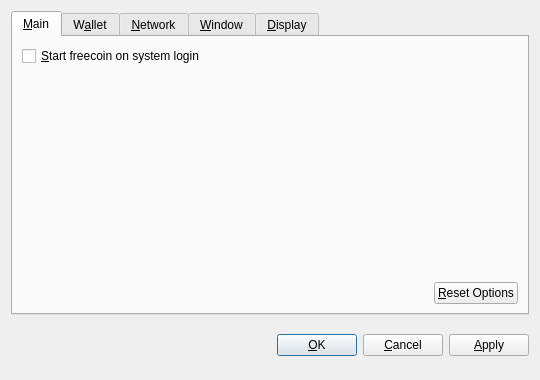
<?xml version="1.0" encoding="UTF-8"?>
<ui version="4.0">
 <class>OptionsDialog</class>
 <widget class="QDialog" name="OptionsDialog">
  <property name="geometry">
   <rect>
    <x>0</x>
    <y>0</y>
    <width>540</width>
    <height>380</height>
   </rect>
  </property>
  <property name="windowTitle">
   <string>Options</string>
  </property>
  <property name="modal">
   <bool>true</bool>
  </property>
  <layout class="QVBoxLayout" name="verticalLayout">
   <item>
    <widget class="QTabWidget" name="tabWidget">
     <property name="tabPosition">
      <enum>QTabWidget::North</enum>
     </property>
     <property name="currentIndex">
      <number>0</number>
     </property>
     <widget class="QWidget" name="tabMain">
      <attribute name="title">
       <string>&amp;Main</string>
      </attribute>
      <layout class="QVBoxLayout" name="verticalLayout_Main">
       <item>
        <widget class="QCheckBox" name="bitcoinAtStartup">
         <property name="toolTip">
          <string>Automatically start freecoin after logging in to the system.</string>
         </property>
         <property name="text">
          <string>&amp;Start freecoin on system login</string>
         </property>
        </widget>
       </item>
       <item>
        <spacer name="verticalSpacer_Main">
         <property name="orientation">
          <enum>Qt::Vertical</enum>
         </property>
         <property name="sizeHint" stdset="0">
          <size>
           <width>20</width>
           <height>40</height>
          </size>
         </property>
        </spacer>
       </item>
       <item>
        <layout class="QHBoxLayout" name="horizontalLayout_2_Main">
         <item>
          <spacer name="horizontalSpacer_2_Main">
           <property name="orientation">
            <enum>Qt::Horizontal</enum>
           </property>
           <property name="sizeHint" stdset="0">
            <size>
             <width>40</width>
             <height>20</height>
            </size>
           </property>
          </spacer>
         </item>
         <item>
          <widget class="QPushButton" name="resetButton">
           <property name="toolTip">
            <string>Reset all client options to default.</string>
           </property>
           <property name="text">
            <string>&amp;Reset Options</string>
           </property>
           <property name="autoDefault">
            <bool>false</bool>
           </property>
          </widget>
         </item>
        </layout>
       </item>
      </layout>
     </widget>
     <widget class="QWidget" name="tabWallet">
      <attribute name="title">
       <string>W&amp;allet</string>
      </attribute>
      <layout class="QVBoxLayout" name="verticalLayout_Network">
       <item>
        <widget class="QLabel" name="transactionFeeInfoLabel">
         <property name="text">
          <string>Optional transaction fee per kB that helps make sure your transactions are processed quickly. Most transactions are 1 kB.</string>
         </property>
         <property name="textFormat">
          <enum>Qt::PlainText</enum>
         </property>
         <property name="wordWrap">
          <bool>true</bool>
         </property>
        </widget>
       </item>
       <item>
        <layout class="QHBoxLayout" name="horizontalLayout_1_Main">
         <item>
          <widget class="QLabel" name="transactionFeeLabel">
           <property name="text">
            <string>Pay transaction &amp;fee</string>
           </property>
           <property name="textFormat">
            <enum>Qt::PlainText</enum>
           </property>
           <property name="buddy">
            <cstring>transactionFee</cstring>
           </property>
          </widget>
         </item>
         <item>
          <widget class="BitcoinAmountField" name="transactionFee"/>
         </item>
         <item>
          <spacer name="horizontalSpacer_1_Main">
           <property name="orientation">
            <enum>Qt::Horizontal</enum>
           </property>
           <property name="sizeHint" stdset="0">
            <size>
             <width>40</width>
             <height>20</height>
            </size>
           </property>
          </spacer>
         </item>
        </layout>
       </item>
       <item>
        <widget class="QLabel" name="label">
         <property name="text">
          <string>If you disable the spending of unconfirmed change, the change from a transaction cannot be used until that transaction has at least one confirmation. This also affects how your balance is computed.</string>
         </property>
         <property name="wordWrap">
          <bool>true</bool>
         </property>
        </widget>
       </item>
       <item>
        <widget class="QCheckBox" name="spendZeroConfChange">
         <property name="text">
          <string>Spend unconfirmed change  (experts only)</string>
         </property>
        </widget>
       </item>
       <item>
        <spacer name="verticalSpacer">
         <property name="orientation">
          <enum>Qt::Vertical</enum>
         </property>
         <property name="sizeHint" stdset="0">
          <size>
           <width>20</width>
           <height>40</height>
          </size>
         </property>
        </spacer>
       </item>
      </layout>
     </widget>
     <widget class="QWidget" name="tabNetwork">
      <attribute name="title">
       <string>&amp;Network</string>
      </attribute>
      <layout class="QVBoxLayout" name="verticalLayout_Network">
       <item>
        <widget class="QCheckBox" name="mapPortUpnp">
         <property name="toolTip">
          <string>Automatically open the freecoin client port on the router. This only works when your router supports UPnP and it is enabled.</string>
         </property>
         <property name="text">
          <string>Map port using &amp;UPnP</string>
         </property>
        </widget>
       </item>
       <item>
        <widget class="QCheckBox" name="connectSocks">
         <property name="toolTip">
          <string>Connect to the freecoin network through a SOCKS proxy (e.g. when connecting through Tor).</string>
         </property>
         <property name="text">
          <string>&amp;Connect through SOCKS proxy:</string>
         </property>
        </widget>
       </item>
       <item>
        <layout class="QHBoxLayout" name="horizontalLayout_Network">
         <item>
          <widget class="QLabel" name="proxyIpLabel">
           <property name="text">
            <string>Proxy &amp;IP:</string>
           </property>
           <property name="textFormat">
            <enum>Qt::PlainText</enum>
           </property>
           <property name="buddy">
            <cstring>proxyIp</cstring>
           </property>
          </widget>
         </item>
         <item>
          <widget class="QValidatedLineEdit" name="proxyIp">
           <property name="maximumSize">
            <size>
             <width>140</width>
             <height>16777215</height>
            </size>
           </property>
           <property name="toolTip">
            <string>IP address of the proxy (e.g. 127.0.0.1)</string>
           </property>
          </widget>
         </item>
         <item>
          <widget class="QLabel" name="proxyPortLabel">
           <property name="text">
            <string>&amp;Port:</string>
           </property>
           <property name="textFormat">
            <enum>Qt::PlainText</enum>
           </property>
           <property name="buddy">
            <cstring>proxyPort</cstring>
           </property>
          </widget>
         </item>
         <item>
          <widget class="QLineEdit" name="proxyPort">
           <property name="maximumSize">
            <size>
             <width>55</width>
             <height>16777215</height>
            </size>
           </property>
           <property name="toolTip">
            <string>Port of the proxy (e.g. 9050)</string>
           </property>
          </widget>
         </item>
         <item>
          <widget class="QLabel" name="socksVersionLabel">
           <property name="text">
            <string>SOCKS &amp;Version:</string>
           </property>
           <property name="textFormat">
            <enum>Qt::PlainText</enum>
           </property>
           <property name="buddy">
            <cstring>socksVersion</cstring>
           </property>
          </widget>
         </item>
         <item>
          <widget class="QValueComboBox" name="socksVersion">
           <property name="toolTip">
            <string>SOCKS version of the proxy (e.g. 5)</string>
           </property>
          </widget>
         </item>
         <item>
          <spacer name="horizontalSpacer_Network">
           <property name="orientation">
            <enum>Qt::Horizontal</enum>
           </property>
           <property name="sizeHint" stdset="0">
            <size>
             <width>40</width>
             <height>20</height>
            </size>
           </property>
          </spacer>
         </item>
        </layout>
       </item>
       <item>
        <spacer name="verticalSpacer_Network">
         <property name="orientation">
          <enum>Qt::Vertical</enum>
         </property>
         <property name="sizeHint" stdset="0">
          <size>
           <width>20</width>
           <height>40</height>
          </size>
         </property>
        </spacer>
       </item>
      </layout>
     </widget>
     <widget class="QWidget" name="tabWindow">
      <attribute name="title">
       <string>&amp;Window</string>
      </attribute>
      <layout class="QVBoxLayout" name="verticalLayout_Window">
       <item>
        <widget class="QCheckBox" name="minimizeToTray">
         <property name="toolTip">
          <string>Show only a tray icon after minimizing the window.</string>
         </property>
         <property name="text">
          <string>&amp;Minimize to the tray instead of the taskbar</string>
         </property>
        </widget>
       </item>
       <item>
        <widget class="QCheckBox" name="minimizeOnClose">
         <property name="toolTip">
          <string>Minimize instead of exit the application when the window is closed. When this option is enabled, the application will be closed only after selecting Quit in the menu.</string>
         </property>
         <property name="text">
          <string>M&amp;inimize on close</string>
         </property>
        </widget>
       </item>
       <item>
        <spacer name="verticalSpacer_Window">
         <property name="orientation">
          <enum>Qt::Vertical</enum>
         </property>
         <property name="sizeHint" stdset="0">
          <size>
           <width>20</width>
           <height>40</height>
          </size>
         </property>
        </spacer>
       </item>
      </layout>
     </widget>
     <widget class="QWidget" name="tabDisplay">
      <attribute name="title">
       <string>&amp;Display</string>
      </attribute>
      <layout class="QVBoxLayout" name="verticalLayout_Display">
       <item>
        <layout class="QHBoxLayout" name="horizontalLayout_1_Display">
         <item>
          <widget class="QLabel" name="langLabel">
           <property name="text">
            <string>User Interface &amp;language:</string>
           </property>
           <property name="textFormat">
            <enum>Qt::PlainText</enum>
           </property>
           <property name="buddy">
            <cstring>lang</cstring>
           </property>
          </widget>
         </item>
         <item>
          <widget class="QValueComboBox" name="lang">
           <property name="toolTip">
            <string>The user interface language can be set here. This setting will take effect after restarting freecoin.</string>
           </property>
          </widget>
         </item>
        </layout>
       </item>
       <item>
        <layout class="QHBoxLayout" name="horizontalLayout_2_Display">
         <item>
          <widget class="QLabel" name="unitLabel">
           <property name="text">
            <string>&amp;Unit to show amounts in:</string>
           </property>
           <property name="textFormat">
            <enum>Qt::PlainText</enum>
           </property>
           <property name="buddy">
            <cstring>unit</cstring>
           </property>
          </widget>
         </item>
         <item>
          <widget class="QValueComboBox" name="unit">
           <property name="toolTip">
            <string>Choose the default subdivision unit to show in the interface and when sending coins.</string>
           </property>
          </widget>
         </item>
        </layout>
       </item>
       <item>
        <widget class="QCheckBox" name="displayAddresses">
         <property name="toolTip">
          <string>Whether to show freecoin addresses in the transaction list or not.</string>
         </property>
         <property name="text">
          <string>&amp;Display addresses in transaction list</string>
         </property>
        </widget>
       </item>
       <item>
        <widget class="QCheckBox" name="coinControlFeatures">
         <property name="toolTip">
          <string>Whether to show coin control features or not.</string>
         </property>
         <property name="text">
          <string>Display coin &amp;control features (experts only!)</string>
         </property>
        </widget>
       </item>
       <item>
        <spacer name="verticalSpacer_Display">
         <property name="orientation">
          <enum>Qt::Vertical</enum>
         </property>
         <property name="sizeHint" stdset="0">
          <size>
           <width>20</width>
           <height>40</height>
          </size>
         </property>
        </spacer>
       </item>
      </layout>
     </widget>
    </widget>
   </item>
   <item>
    <layout class="QHBoxLayout" name="horizontalLayout_Buttons">
     <item>
      <spacer name="horizontalSpacer_1">
       <property name="orientation">
        <enum>Qt::Horizontal</enum>
       </property>
       <property name="sizeHint" stdset="0">
        <size>
         <width>40</width>
         <height>48</height>
        </size>
       </property>
      </spacer>
     </item>
     <item>
      <widget class="QLabel" name="statusLabel">
       <property name="font">
        <font>
         <weight>75</weight>
         <bold>true</bold>
        </font>
       </property>
       <property name="text">
        <string/>
       </property>
       <property name="textFormat">
        <enum>Qt::PlainText</enum>
       </property>
       <property name="wordWrap">
        <bool>true</bool>
       </property>
      </widget>
     </item>
     <item>
      <spacer name="horizontalSpacer_2">
       <property name="orientation">
        <enum>Qt::Horizontal</enum>
       </property>
       <property name="sizeHint" stdset="0">
        <size>
         <width>40</width>
         <height>48</height>
        </size>
       </property>
      </spacer>
     </item>
     <item>
      <widget class="QPushButton" name="okButton">
       <property name="text">
        <string>&amp;OK</string>
       </property>
      </widget>
     </item>
     <item>
      <widget class="QPushButton" name="cancelButton">
       <property name="text">
        <string>&amp;Cancel</string>
       </property>
       <property name="autoDefault">
        <bool>false</bool>
       </property>
      </widget>
     </item>
     <item>
      <widget class="QPushButton" name="applyButton">
       <property name="text">
        <string>&amp;Apply</string>
       </property>
       <property name="autoDefault">
        <bool>false</bool>
       </property>
      </widget>
     </item>
    </layout>
   </item>
  </layout>
 </widget>
 <customwidgets>
  <customwidget>
   <class>BitcoinAmountField</class>
   <extends>QSpinBox</extends>
   <header>bitcoinamountfield.h</header>
  </customwidget>
  <customwidget>
   <class>QValueComboBox</class>
   <extends>QComboBox</extends>
   <header>qvaluecombobox.h</header>
  </customwidget>
  <customwidget>
   <class>QValidatedLineEdit</class>
   <extends>QLineEdit</extends>
   <header>qvalidatedlineedit.h</header>
  </customwidget>
 </customwidgets>
 <resources/>
 <connections/>
</ui>
